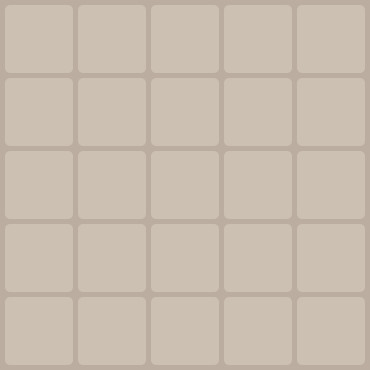
  <widget class="QGroupBox" name="gbx5">
   <property name="enabled">
    <bool>false</bool>
   </property>
   <property name="geometry">
    <rect>
     <x>840</x>
     <y>265</y>
     <width>370</width>
     <height>370</height>
    </rect>
   </property>
   <property name="focusPolicy">
    <enum>Qt::NoFocus</enum>
   </property>
   <property name="styleSheet">
    <string notr="true">background-color: rgb(187,173,160);
border-radius: 5px;</string>
   </property>
   <property name="title">
    <string/>
   </property>
   <widget class="QPushButton" name="pBtn5_0">
    <property name="enabled">
     <bool>false</bool>
    </property>
    <property name="geometry">
     <rect>
      <x>5</x>
      <y>5</y>
      <width>68</width>
      <height>68</height>
     </rect>
    </property>
    <property name="font">
     <font>
      <family>NumberOnly</family>
      <pointsize>22</pointsize>
      <bold>true</bold>
     </font>
    </property>
    <property name="focusPolicy">
     <enum>Qt::NoFocus</enum>
    </property>
    <property name="styleSheet">
     <string notr="true">QPushButton
{
	color: rgb(115, 110, 100);
	background-color: rgb(204,192,178);
	border-radius: 5px;
}

QPushButton:hover
{
	background-color: rgb(219, 210, 200);
}

QPushButton:pressed
{
	background-color: rgb(187, 173, 160);
	padding-left: 3px;
	padding-top: 3px;
}</string>
    </property>
    <property name="text">
     <string/>
    </property>
    <property name="autoDefault">
     <bool>false</bool>
    </property>
    <property name="default">
     <bool>false</bool>
    </property>
    <property name="flat">
     <bool>true</bool>
    </property>
   </widget>
   <widget class="QPushButton" name="pBtn5_1">
    <property name="enabled">
     <bool>false</bool>
    </property>
    <property name="geometry">
     <rect>
      <x>78</x>
      <y>5</y>
      <width>68</width>
      <height>68</height>
     </rect>
    </property>
    <property name="font">
     <font>
      <family>NumberOnly</family>
      <pointsize>22</pointsize>
      <bold>true</bold>
     </font>
    </property>
    <property name="focusPolicy">
     <enum>Qt::NoFocus</enum>
    </property>
    <property name="styleSheet">
     <string notr="true">QPushButton
{
	color: rgb(115, 110, 100);
	background-color: rgb(204,192,178);
	border-radius: 5px;
}

QPushButton:hover
{
	background-color: rgb(219, 210, 200);
}

QPushButton:pressed
{
	background-color: rgb(187, 173, 160);
	padding-left: 3px;
	padding-top: 3px;
}</string>
    </property>
    <property name="text">
     <string/>
    </property>
    <property name="autoDefault">
     <bool>false</bool>
    </property>
    <property name="default">
     <bool>false</bool>
    </property>
    <property name="flat">
     <bool>true</bool>
    </property>
   </widget>
   <widget class="QPushButton" name="pBtn5_2">
    <property name="enabled">
     <bool>false</bool>
    </property>
    <property name="geometry">
     <rect>
      <x>151</x>
      <y>5</y>
      <width>68</width>
      <height>68</height>
     </rect>
    </property>
    <property name="font">
     <font>
      <family>NumberOnly</family>
      <pointsize>22</pointsize>
      <bold>true</bold>
     </font>
    </property>
    <property name="focusPolicy">
     <enum>Qt::NoFocus</enum>
    </property>
    <property name="styleSheet">
     <string notr="true">QPushButton
{
	color: rgb(115, 110, 100);
	background-color: rgb(204,192,178);
	border-radius: 5px;
}

QPushButton:hover
{
	background-color: rgb(219, 210, 200);
}

QPushButton:pressed
{
	background-color: rgb(187, 173, 160);
	padding-left: 3px;
	padding-top: 3px;
}</string>
    </property>
    <property name="text">
     <string/>
    </property>
    <property name="autoDefault">
     <bool>false</bool>
    </property>
    <property name="default">
     <bool>false</bool>
    </property>
    <property name="flat">
     <bool>true</bool>
    </property>
   </widget>
   <widget class="QPushButton" name="pBtn5_3">
    <property name="enabled">
     <bool>false</bool>
    </property>
    <property name="geometry">
     <rect>
      <x>224</x>
      <y>5</y>
      <width>68</width>
      <height>68</height>
     </rect>
    </property>
    <property name="font">
     <font>
      <family>NumberOnly</family>
      <pointsize>22</pointsize>
      <bold>true</bold>
     </font>
    </property>
    <property name="focusPolicy">
     <enum>Qt::NoFocus</enum>
    </property>
    <property name="styleSheet">
     <string notr="true">QPushButton
{
	color: rgb(115, 110, 100);
	background-color: rgb(204,192,178);
	border-radius: 5px;
}

QPushButton:hover
{
	background-color: rgb(219, 210, 200);
}

QPushButton:pressed
{
	background-color: rgb(187, 173, 160);
	padding-left: 3px;
	padding-top: 3px;
}</string>
    </property>
    <property name="text">
     <string/>
    </property>
    <property name="autoDefault">
     <bool>false</bool>
    </property>
    <property name="default">
     <bool>false</bool>
    </property>
    <property name="flat">
     <bool>true</bool>
    </property>
   </widget>
   <widget class="QPushButton" name="pBtn5_4">
    <property name="enabled">
     <bool>false</bool>
    </property>
    <property name="geometry">
     <rect>
      <x>297</x>
      <y>5</y>
      <width>68</width>
      <height>68</height>
     </rect>
    </property>
    <property name="font">
     <font>
      <family>NumberOnly</family>
      <pointsize>22</pointsize>
      <bold>true</bold>
     </font>
    </property>
    <property name="focusPolicy">
     <enum>Qt::NoFocus</enum>
    </property>
    <property name="styleSheet">
     <string notr="true">QPushButton
{
	color: rgb(115, 110, 100);
	background-color: rgb(204,192,178);
	border-radius: 5px;
}

QPushButton:hover
{
	background-color: rgb(219, 210, 200);
}

QPushButton:pressed
{
	background-color: rgb(187, 173, 160);
	padding-left: 3px;
	padding-top: 3px;
}</string>
    </property>
    <property name="text">
     <string/>
    </property>
    <property name="autoDefault">
     <bool>false</bool>
    </property>
    <property name="default">
     <bool>false</bool>
    </property>
    <property name="flat">
     <bool>true</bool>
    </property>
   </widget>
   <widget class="QPushButton" name="pBtn5_5">
    <property name="enabled">
     <bool>false</bool>
    </property>
    <property name="geometry">
     <rect>
      <x>5</x>
      <y>78</y>
      <width>68</width>
      <height>68</height>
     </rect>
    </property>
    <property name="font">
     <font>
      <family>NumberOnly</family>
      <pointsize>22</pointsize>
      <bold>true</bold>
     </font>
    </property>
    <property name="focusPolicy">
     <enum>Qt::NoFocus</enum>
    </property>
    <property name="styleSheet">
     <string notr="true">QPushButton
{
	color: rgb(115, 110, 100);
	background-color: rgb(204,192,178);
	border-radius: 5px;
}

QPushButton:hover
{
	background-color: rgb(219, 210, 200);
}

QPushButton:pressed
{
	background-color: rgb(187, 173, 160);
	padding-left: 3px;
	padding-top: 3px;
}</string>
    </property>
    <property name="text">
     <string/>
    </property>
    <property name="autoDefault">
     <bool>false</bool>
    </property>
    <property name="default">
     <bool>false</bool>
    </property>
    <property name="flat">
     <bool>true</bool>
    </property>
   </widget>
   <widget class="QPushButton" name="pBtn5_8">
    <property name="enabled">
     <bool>false</bool>
    </property>
    <property name="geometry">
     <rect>
      <x>224</x>
      <y>78</y>
      <width>68</width>
      <height>68</height>
     </rect>
    </property>
    <property name="font">
     <font>
      <family>NumberOnly</family>
      <pointsize>22</pointsize>
      <bold>true</bold>
     </font>
    </property>
    <property name="focusPolicy">
     <enum>Qt::NoFocus</enum>
    </property>
    <property name="styleSheet">
     <string notr="true">QPushButton
{
	color: rgb(115, 110, 100);
	background-color: rgb(204,192,178);
	border-radius: 5px;
}

QPushButton:hover
{
	background-color: rgb(219, 210, 200);
}

QPushButton:pressed
{
	background-color: rgb(187, 173, 160);
	padding-left: 3px;
	padding-top: 3px;
}</string>
    </property>
    <property name="text">
     <string/>
    </property>
    <property name="autoDefault">
     <bool>false</bool>
    </property>
    <property name="default">
     <bool>false</bool>
    </property>
    <property name="flat">
     <bool>true</bool>
    </property>
   </widget>
   <widget class="QPushButton" name="pBtn5_6">
    <property name="enabled">
     <bool>false</bool>
    </property>
    <property name="geometry">
     <rect>
      <x>78</x>
      <y>78</y>
      <width>68</width>
      <height>68</height>
     </rect>
    </property>
    <property name="font">
     <font>
      <family>NumberOnly</family>
      <pointsize>22</pointsize>
      <bold>true</bold>
     </font>
    </property>
    <property name="focusPolicy">
     <enum>Qt::NoFocus</enum>
    </property>
    <property name="styleSheet">
     <string notr="true">QPushButton
{
	color: rgb(115, 110, 100);
	background-color: rgb(204,192,178);
	border-radius: 5px;
}

QPushButton:hover
{
	background-color: rgb(219, 210, 200);
}

QPushButton:pressed
{
	background-color: rgb(187, 173, 160);
	padding-left: 3px;
	padding-top: 3px;
}</string>
    </property>
    <property name="text">
     <string/>
    </property>
    <property name="autoDefault">
     <bool>false</bool>
    </property>
    <property name="default">
     <bool>false</bool>
    </property>
    <property name="flat">
     <bool>true</bool>
    </property>
   </widget>
   <widget class="QPushButton" name="pBtn5_9">
    <property name="enabled">
     <bool>false</bool>
    </property>
    <property name="geometry">
     <rect>
      <x>297</x>
      <y>78</y>
      <width>68</width>
      <height>68</height>
     </rect>
    </property>
    <property name="font">
     <font>
      <family>NumberOnly</family>
      <pointsize>22</pointsize>
      <bold>true</bold>
     </font>
    </property>
    <property name="focusPolicy">
     <enum>Qt::NoFocus</enum>
    </property>
    <property name="styleSheet">
     <string notr="true">QPushButton
{
	color: rgb(115, 110, 100);
	background-color: rgb(204,192,178);
	border-radius: 5px;
}

QPushButton:hover
{
	background-color: rgb(219, 210, 200);
}

QPushButton:pressed
{
	background-color: rgb(187, 173, 160);
	padding-left: 3px;
	padding-top: 3px;
}</string>
    </property>
    <property name="text">
     <string/>
    </property>
    <property name="autoDefault">
     <bool>false</bool>
    </property>
    <property name="default">
     <bool>false</bool>
    </property>
    <property name="flat">
     <bool>true</bool>
    </property>
   </widget>
   <widget class="QPushButton" name="pBtn5_7">
    <property name="enabled">
     <bool>false</bool>
    </property>
    <property name="geometry">
     <rect>
      <x>151</x>
      <y>78</y>
      <width>68</width>
      <height>68</height>
     </rect>
    </property>
    <property name="font">
     <font>
      <family>NumberOnly</family>
      <pointsize>22</pointsize>
      <bold>true</bold>
     </font>
    </property>
    <property name="focusPolicy">
     <enum>Qt::NoFocus</enum>
    </property>
    <property name="styleSheet">
     <string notr="true">QPushButton
{
	color: rgb(115, 110, 100);
	background-color: rgb(204,192,178);
	border-radius: 5px;
}

QPushButton:hover
{
	background-color: rgb(219, 210, 200);
}

QPushButton:pressed
{
	background-color: rgb(187, 173, 160);
	padding-left: 3px;
	padding-top: 3px;
}</string>
    </property>
    <property name="text">
     <string/>
    </property>
    <property name="autoDefault">
     <bool>false</bool>
    </property>
    <property name="default">
     <bool>false</bool>
    </property>
    <property name="flat">
     <bool>true</bool>
    </property>
   </widget>
   <widget class="QPushButton" name="pBtn5_10">
    <property name="enabled">
     <bool>false</bool>
    </property>
    <property name="geometry">
     <rect>
      <x>5</x>
      <y>151</y>
      <width>68</width>
      <height>68</height>
     </rect>
    </property>
    <property name="font">
     <font>
      <family>NumberOnly</family>
      <pointsize>22</pointsize>
      <bold>true</bold>
     </font>
    </property>
    <property name="focusPolicy">
     <enum>Qt::NoFocus</enum>
    </property>
    <property name="styleSheet">
     <string notr="true">QPushButton
{
	color: rgb(115, 110, 100);
	background-color: rgb(204,192,178);
	border-radius: 5px;
}

QPushButton:hover
{
	background-color: rgb(219, 210, 200);
}

QPushButton:pressed
{
	background-color: rgb(187, 173, 160);
	padding-left: 3px;
	padding-top: 3px;
}</string>
    </property>
    <property name="text">
     <string/>
    </property>
    <property name="autoDefault">
     <bool>false</bool>
    </property>
    <property name="default">
     <bool>false</bool>
    </property>
    <property name="flat">
     <bool>true</bool>
    </property>
   </widget>
   <widget class="QPushButton" name="pBtn5_14">
    <property name="enabled">
     <bool>false</bool>
    </property>
    <property name="geometry">
     <rect>
      <x>297</x>
      <y>151</y>
      <width>68</width>
      <height>68</height>
     </rect>
    </property>
    <property name="font">
     <font>
      <family>NumberOnly</family>
      <pointsize>22</pointsize>
      <bold>true</bold>
     </font>
    </property>
    <property name="focusPolicy">
     <enum>Qt::NoFocus</enum>
    </property>
    <property name="styleSheet">
     <string notr="true">QPushButton
{
	color: rgb(115, 110, 100);
	background-color: rgb(204,192,178);
	border-radius: 5px;
}

QPushButton:hover
{
	background-color: rgb(219, 210, 200);
}

QPushButton:pressed
{
	background-color: rgb(187, 173, 160);
	padding-left: 3px;
	padding-top: 3px;
}</string>
    </property>
    <property name="text">
     <string/>
    </property>
    <property name="autoDefault">
     <bool>false</bool>
    </property>
    <property name="default">
     <bool>false</bool>
    </property>
    <property name="flat">
     <bool>true</bool>
    </property>
   </widget>
   <widget class="QPushButton" name="pBtn5_11">
    <property name="enabled">
     <bool>false</bool>
    </property>
    <property name="geometry">
     <rect>
      <x>78</x>
      <y>151</y>
      <width>68</width>
      <height>68</height>
     </rect>
    </property>
    <property name="font">
     <font>
      <family>NumberOnly</family>
      <pointsize>22</pointsize>
      <bold>true</bold>
     </font>
    </property>
    <property name="focusPolicy">
     <enum>Qt::NoFocus</enum>
    </property>
    <property name="styleSheet">
     <string notr="true">QPushButton
{
	color: rgb(115, 110, 100);
	background-color: rgb(204,192,178);
	border-radius: 5px;
}

QPushButton:hover
{
	background-color: rgb(219, 210, 200);
}

QPushButton:pressed
{
	background-color: rgb(187, 173, 160);
	padding-left: 3px;
	padding-top: 3px;
}</string>
    </property>
    <property name="text">
     <string/>
    </property>
    <property name="autoDefault">
     <bool>false</bool>
    </property>
    <property name="default">
     <bool>false</bool>
    </property>
    <property name="flat">
     <bool>true</bool>
    </property>
   </widget>
   <widget class="QPushButton" name="pBtn5_15">
    <property name="enabled">
     <bool>false</bool>
    </property>
    <property name="geometry">
     <rect>
      <x>5</x>
      <y>224</y>
      <width>68</width>
      <height>68</height>
     </rect>
    </property>
    <property name="font">
     <font>
      <family>NumberOnly</family>
      <pointsize>22</pointsize>
      <bold>true</bold>
     </font>
    </property>
    <property name="focusPolicy">
     <enum>Qt::NoFocus</enum>
    </property>
    <property name="styleSheet">
     <string notr="true">QPushButton
{
	color: rgb(115, 110, 100);
	background-color: rgb(204,192,178);
	border-radius: 5px;
}

QPushButton:hover
{
	background-color: rgb(219, 210, 200);
}

QPushButton:pressed
{
	background-color: rgb(187, 173, 160);
	padding-left: 3px;
	padding-top: 3px;
}</string>
    </property>
    <property name="text">
     <string/>
    </property>
    <property name="autoDefault">
     <bool>false</bool>
    </property>
    <property name="default">
     <bool>false</bool>
    </property>
    <property name="flat">
     <bool>true</bool>
    </property>
   </widget>
   <widget class="QPushButton" name="pBtn5_13">
    <property name="enabled">
     <bool>false</bool>
    </property>
    <property name="geometry">
     <rect>
      <x>224</x>
      <y>151</y>
      <width>68</width>
      <height>68</height>
     </rect>
    </property>
    <property name="font">
     <font>
      <family>NumberOnly</family>
      <pointsize>22</pointsize>
      <bold>true</bold>
     </font>
    </property>
    <property name="focusPolicy">
     <enum>Qt::NoFocus</enum>
    </property>
    <property name="styleSheet">
     <string notr="true">QPushButton
{
	color: rgb(115, 110, 100);
	background-color: rgb(204,192,178);
	border-radius: 5px;
}

QPushButton:hover
{
	background-color: rgb(219, 210, 200);
}

QPushButton:pressed
{
	background-color: rgb(187, 173, 160);
	padding-left: 3px;
	padding-top: 3px;
}</string>
    </property>
    <property name="text">
     <string/>
    </property>
    <property name="autoDefault">
     <bool>false</bool>
    </property>
    <property name="default">
     <bool>false</bool>
    </property>
    <property name="flat">
     <bool>true</bool>
    </property>
   </widget>
   <widget class="QPushButton" name="pBtn5_12">
    <property name="enabled">
     <bool>false</bool>
    </property>
    <property name="geometry">
     <rect>
      <x>151</x>
      <y>151</y>
      <width>68</width>
      <height>68</height>
     </rect>
    </property>
    <property name="font">
     <font>
      <family>NumberOnly</family>
      <pointsize>22</pointsize>
      <bold>true</bold>
     </font>
    </property>
    <property name="focusPolicy">
     <enum>Qt::NoFocus</enum>
    </property>
    <property name="styleSheet">
     <string notr="true">QPushButton
{
	color: rgb(115, 110, 100);
	background-color: rgb(204,192,178);
	border-radius: 5px;
}

QPushButton:hover
{
	background-color: rgb(219, 210, 200);
}

QPushButton:pressed
{
	background-color: rgb(187, 173, 160);
	padding-left: 3px;
	padding-top: 3px;
}</string>
    </property>
    <property name="text">
     <string/>
    </property>
    <property name="autoDefault">
     <bool>false</bool>
    </property>
    <property name="default">
     <bool>false</bool>
    </property>
    <property name="flat">
     <bool>true</bool>
    </property>
   </widget>
   <widget class="QPushButton" name="pBtn5_16">
    <property name="enabled">
     <bool>false</bool>
    </property>
    <property name="geometry">
     <rect>
      <x>78</x>
      <y>224</y>
      <width>68</width>
      <height>68</height>
     </rect>
    </property>
    <property name="font">
     <font>
      <family>NumberOnly</family>
      <pointsize>22</pointsize>
      <bold>true</bold>
     </font>
    </property>
    <property name="focusPolicy">
     <enum>Qt::NoFocus</enum>
    </property>
    <property name="styleSheet">
     <string notr="true">QPushButton
{
	color: rgb(115, 110, 100);
	background-color: rgb(204,192,178);
	border-radius: 5px;
}

QPushButton:hover
{
	background-color: rgb(219, 210, 200);
}

QPushButton:pressed
{
	background-color: rgb(187, 173, 160);
	padding-left: 3px;
	padding-top: 3px;
}</string>
    </property>
    <property name="text">
     <string/>
    </property>
    <property name="autoDefault">
     <bool>false</bool>
    </property>
    <property name="default">
     <bool>false</bool>
    </property>
    <property name="flat">
     <bool>true</bool>
    </property>
   </widget>
   <widget class="QPushButton" name="pBtn5_17">
    <property name="enabled">
     <bool>false</bool>
    </property>
    <property name="geometry">
     <rect>
      <x>151</x>
      <y>224</y>
      <width>68</width>
      <height>68</height>
     </rect>
    </property>
    <property name="font">
     <font>
      <family>NumberOnly</family>
      <pointsize>22</pointsize>
      <bold>true</bold>
     </font>
    </property>
    <property name="focusPolicy">
     <enum>Qt::NoFocus</enum>
    </property>
    <property name="styleSheet">
     <string notr="true">QPushButton
{
	color: rgb(115, 110, 100);
	background-color: rgb(204,192,178);
	border-radius: 5px;
}

QPushButton:hover
{
	background-color: rgb(219, 210, 200);
}

QPushButton:pressed
{
	background-color: rgb(187, 173, 160);
	padding-left: 3px;
	padding-top: 3px;
}</string>
    </property>
    <property name="text">
     <string/>
    </property>
    <property name="autoDefault">
     <bool>false</bool>
    </property>
    <property name="default">
     <bool>false</bool>
    </property>
    <property name="flat">
     <bool>true</bool>
    </property>
   </widget>
   <widget class="QPushButton" name="pBtn5_18">
    <property name="enabled">
     <bool>false</bool>
    </property>
    <property name="geometry">
     <rect>
      <x>224</x>
      <y>224</y>
      <width>68</width>
      <height>68</height>
     </rect>
    </property>
    <property name="font">
     <font>
      <family>NumberOnly</family>
      <pointsize>22</pointsize>
      <bold>true</bold>
     </font>
    </property>
    <property name="focusPolicy">
     <enum>Qt::NoFocus</enum>
    </property>
    <property name="styleSheet">
     <string notr="true">QPushButton
{
	color: rgb(115, 110, 100);
	background-color: rgb(204,192,178);
	border-radius: 5px;
}

QPushButton:hover
{
	background-color: rgb(219, 210, 200);
}

QPushButton:pressed
{
	background-color: rgb(187, 173, 160);
	padding-left: 3px;
	padding-top: 3px;
}</string>
    </property>
    <property name="text">
     <string/>
    </property>
    <property name="autoDefault">
     <bool>false</bool>
    </property>
    <property name="default">
     <bool>false</bool>
    </property>
    <property name="flat">
     <bool>true</bool>
    </property>
   </widget>
   <widget class="QPushButton" name="pBtn5_19">
    <property name="enabled">
     <bool>false</bool>
    </property>
    <property name="geometry">
     <rect>
      <x>297</x>
      <y>224</y>
      <width>68</width>
      <height>68</height>
     </rect>
    </property>
    <property name="font">
     <font>
      <family>NumberOnly</family>
      <pointsize>22</pointsize>
      <bold>true</bold>
     </font>
    </property>
    <property name="focusPolicy">
     <enum>Qt::NoFocus</enum>
    </property>
    <property name="styleSheet">
     <string notr="true">QPushButton
{
	color: rgb(115, 110, 100);
	background-color: rgb(204,192,178);
	border-radius: 5px;
}

QPushButton:hover
{
	background-color: rgb(219, 210, 200);
}

QPushButton:pressed
{
	background-color: rgb(187, 173, 160);
	padding-left: 3px;
	padding-top: 3px;
}</string>
    </property>
    <property name="text">
     <string/>
    </property>
    <property name="autoDefault">
     <bool>false</bool>
    </property>
    <property name="default">
     <bool>false</bool>
    </property>
    <property name="flat">
     <bool>true</bool>
    </property>
   </widget>
   <widget class="QPushButton" name="pBtn5_20">
    <property name="enabled">
     <bool>false</bool>
    </property>
    <property name="geometry">
     <rect>
      <x>5</x>
      <y>297</y>
      <width>68</width>
      <height>68</height>
     </rect>
    </property>
    <property name="font">
     <font>
      <family>NumberOnly</family>
      <pointsize>22</pointsize>
      <bold>true</bold>
     </font>
    </property>
    <property name="focusPolicy">
     <enum>Qt::NoFocus</enum>
    </property>
    <property name="styleSheet">
     <string notr="true">QPushButton
{
	color: rgb(115, 110, 100);
	background-color: rgb(204,192,178);
	border-radius: 5px;
}

QPushButton:hover
{
	background-color: rgb(219, 210, 200);
}

QPushButton:pressed
{
	background-color: rgb(187, 173, 160);
	padding-left: 3px;
	padding-top: 3px;
}</string>
    </property>
    <property name="text">
     <string/>
    </property>
    <property name="autoDefault">
     <bool>false</bool>
    </property>
    <property name="default">
     <bool>false</bool>
    </property>
    <property name="flat">
     <bool>true</bool>
    </property>
   </widget>
   <widget class="QPushButton" name="pBtn5_21">
    <property name="enabled">
     <bool>false</bool>
    </property>
    <property name="geometry">
     <rect>
      <x>78</x>
      <y>297</y>
      <width>68</width>
      <height>68</height>
     </rect>
    </property>
    <property name="font">
     <font>
      <family>NumberOnly</family>
      <pointsize>22</pointsize>
      <bold>true</bold>
     </font>
    </property>
    <property name="focusPolicy">
     <enum>Qt::NoFocus</enum>
    </property>
    <property name="styleSheet">
     <string notr="true">QPushButton
{
	color: rgb(115, 110, 100);
	background-color: rgb(204,192,178);
	border-radius: 5px;
}

QPushButton:hover
{
	background-color: rgb(219, 210, 200);
}

QPushButton:pressed
{
	background-color: rgb(187, 173, 160);
	padding-left: 3px;
	padding-top: 3px;
}</string>
    </property>
    <property name="text">
     <string/>
    </property>
    <property name="autoDefault">
     <bool>false</bool>
    </property>
    <property name="default">
     <bool>false</bool>
    </property>
    <property name="flat">
     <bool>true</bool>
    </property>
   </widget>
   <widget class="QPushButton" name="pBtn5_22">
    <property name="enabled">
     <bool>false</bool>
    </property>
    <property name="geometry">
     <rect>
      <x>151</x>
      <y>297</y>
      <width>68</width>
      <height>68</height>
     </rect>
    </property>
    <property name="font">
     <font>
      <family>NumberOnly</family>
      <pointsize>22</pointsize>
      <bold>true</bold>
     </font>
    </property>
    <property name="focusPolicy">
     <enum>Qt::NoFocus</enum>
    </property>
    <property name="styleSheet">
     <string notr="true">QPushButton
{
	color: rgb(115, 110, 100);
	background-color: rgb(204,192,178);
	border-radius: 5px;
}

QPushButton:hover
{
	background-color: rgb(219, 210, 200);
}

QPushButton:pressed
{
	background-color: rgb(187, 173, 160);
	padding-left: 3px;
	padding-top: 3px;
}</string>
    </property>
    <property name="text">
     <string/>
    </property>
    <property name="autoDefault">
     <bool>false</bool>
    </property>
    <property name="default">
     <bool>false</bool>
    </property>
    <property name="flat">
     <bool>true</bool>
    </property>
   </widget>
   <widget class="QPushButton" name="pBtn5_23">
    <property name="enabled">
     <bool>false</bool>
    </property>
    <property name="geometry">
     <rect>
      <x>224</x>
      <y>297</y>
      <width>68</width>
      <height>68</height>
     </rect>
    </property>
    <property name="font">
     <font>
      <family>NumberOnly</family>
      <pointsize>22</pointsize>
      <bold>true</bold>
     </font>
    </property>
    <property name="focusPolicy">
     <enum>Qt::NoFocus</enum>
    </property>
    <property name="styleSheet">
     <string notr="true">QPushButton
{
	color: rgb(115, 110, 100);
	background-color: rgb(204,192,178);
	border-radius: 5px;
}

QPushButton:hover
{
	background-color: rgb(219, 210, 200);
}

QPushButton:pressed
{
	background-color: rgb(187, 173, 160);
	padding-left: 3px;
	padding-top: 3px;
}</string>
    </property>
    <property name="text">
     <string/>
    </property>
    <property name="autoDefault">
     <bool>false</bool>
    </property>
    <property name="default">
     <bool>false</bool>
    </property>
    <property name="flat">
     <bool>true</bool>
    </property>
   </widget>
   <widget class="QPushButton" name="pBtn5_24">
    <property name="enabled">
     <bool>false</bool>
    </property>
    <property name="geometry">
     <rect>
      <x>297</x>
      <y>297</y>
      <width>68</width>
      <height>68</height>
     </rect>
    </property>
    <property name="font">
     <font>
      <family>NumberOnly</family>
      <pointsize>22</pointsize>
      <bold>true</bold>
     </font>
    </property>
    <property name="focusPolicy">
     <enum>Qt::NoFocus</enum>
    </property>
    <property name="styleSheet">
     <string notr="true">QPushButton
{
	color: rgb(115, 110, 100);
	background-color: rgb(204,192,178);
	border-radius: 5px;
}

QPushButton:hover
{
	background-color: rgb(219, 210, 200);
}

QPushButton:pressed
{
	background-color: rgb(187, 173, 160);
	padding-left: 3px;
	padding-top: 3px;
}</string>
    </property>
    <property name="text">
     <string/>
    </property>
    <property name="autoDefault">
     <bool>false</bool>
    </property>
    <property name="default">
     <bool>false</bool>
    </property>
    <property name="flat">
     <bool>true</bool>
    </property>
   </widget>
   <zorder>pBtn5_0</zorder>
   <zorder>pBtn5_1</zorder>
   <zorder>pBtn5_2</zorder>
   <zorder>pBtn5_3</zorder>
   <zorder>pBtn5_4</zorder>
   <zorder>pBtn5_8</zorder>
   <zorder>pBtn5_6</zorder>
   <zorder>pBtn5_9</zorder>
   <zorder>pBtn5_7</zorder>
   <zorder>pBtn5_10</zorder>
   <zorder>pBtn5_14</zorder>
   <zorder>pBtn5_11</zorder>
   <zorder>pBtn5_15</zorder>
   <zorder>pBtn5_13</zorder>
   <zorder>pBtn5_12</zorder>
   <zorder>pBtn5_16</zorder>
   <zorder>pBtn5_17</zorder>
   <zorder>pBtn5_18</zorder>
   <zorder>pBtn5_19</zorder>
   <zorder>pBtn5_20</zorder>
   <zorder>pBtn5_21</zorder>
   <zorder>pBtn5_22</zorder>
   <zorder>pBtn5_23</zorder>
   <zorder>pBtn5_24</zorder>
   <zorder>pBtn5_5</zorder>
  </widget>
